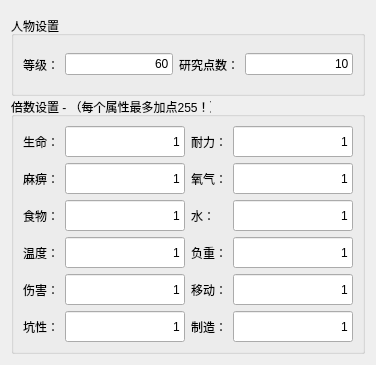
      <widget class="QWidget" name="tab">
       <attribute name="title">
        <string>玩家设置</string>
       </attribute>
       <layout class="QGridLayout" name="gridLayout_3">
        <item row="0" column="0">
         <widget class="QGroupBox" name="groupBox">
          <property name="sizePolicy">
           <sizepolicy hsizetype="Preferred" vsizetype="Preferred">
            <horstretch>0</horstretch>
            <verstretch>0</verstretch>
           </sizepolicy>
          </property>
          <property name="minimumSize">
           <size>
            <width>0</width>
            <height>80</height>
           </size>
          </property>
          <property name="maximumSize">
           <size>
            <width>16777215</width>
            <height>70</height>
           </size>
          </property>
          <property name="title">
           <string>人物设置</string>
          </property>
          <layout class="QGridLayout" name="gridLayout_2">
           <item row="0" column="3">
            <widget class="QLineEdit" name="lineEdit_16">
             <property name="text">
              <string>10</string>
             </property>
             <property name="alignment">
              <set>Qt::AlignRight|Qt::AlignTrailing|Qt::AlignVCenter</set>
             </property>
            </widget>
           </item>
           <item row="0" column="1">
            <widget class="QLineEdit" name="lineEdit_15">
             <property name="text">
              <string>60</string>
             </property>
             <property name="alignment">
              <set>Qt::AlignRight|Qt::AlignTrailing|Qt::AlignVCenter</set>
             </property>
            </widget>
           </item>
           <item row="0" column="0">
            <widget class="QLabel" name="label_15">
             <property name="sizePolicy">
              <sizepolicy hsizetype="Preferred" vsizetype="Minimum">
               <horstretch>0</horstretch>
               <verstretch>0</verstretch>
              </sizepolicy>
             </property>
             <property name="minimumSize">
              <size>
               <width>0</width>
               <height>31</height>
              </size>
             </property>
             <property name="maximumSize">
              <size>
               <width>16777215</width>
               <height>31</height>
              </size>
             </property>
             <property name="text">
              <string>等级：</string>
             </property>
            </widget>
           </item>
           <item row="0" column="2">
            <widget class="QLabel" name="label_16">
             <property name="minimumSize">
              <size>
               <width>0</width>
               <height>31</height>
              </size>
             </property>
             <property name="maximumSize">
              <size>
               <width>16777215</width>
               <height>31</height>
              </size>
             </property>
             <property name="text">
              <string>研究点数：</string>
             </property>
            </widget>
           </item>
          </layout>
         </widget>
        </item>
        <item row="1" column="0">
         <widget class="QGroupBox" name="groupBox_2">
          <property name="minimumSize">
           <size>
            <width>0</width>
            <height>230</height>
           </size>
          </property>
          <property name="maximumSize">
           <size>
            <width>16777215</width>
            <height>16777215</height>
           </size>
          </property>
          <property name="title">
           <string>倍数设置 - （每个属性最多加点255！）</string>
          </property>
          <layout class="QGridLayout" name="gridLayout">
           <item row="1" column="3">
            <widget class="QLineEdit" name="lineEdit_13">
             <property name="minimumSize">
              <size>
               <width>0</width>
               <height>31</height>
              </size>
             </property>
             <property name="maximumSize">
              <size>
               <width>16777215</width>
               <height>31</height>
              </size>
             </property>
             <property name="text">
              <string>1</string>
             </property>
             <property name="alignment">
              <set>Qt::AlignRight|Qt::AlignTrailing|Qt::AlignVCenter</set>
             </property>
            </widget>
           </item>
           <item row="2" column="0">
            <widget class="QLabel" name="label_5">
             <property name="sizePolicy">
              <sizepolicy hsizetype="Fixed" vsizetype="Fixed">
               <horstretch>0</horstretch>
               <verstretch>0</verstretch>
              </sizepolicy>
             </property>
             <property name="minimumSize">
              <size>
               <width>0</width>
               <height>31</height>
              </size>
             </property>
             <property name="maximumSize">
              <size>
               <width>16777215</width>
               <height>31</height>
              </size>
             </property>
             <property name="text">
              <string>食物：</string>
             </property>
            </widget>
           </item>
           <item row="0" column="0">
            <widget class="QLabel" name="label_3">
             <property name="sizePolicy">
              <sizepolicy hsizetype="Fixed" vsizetype="Fixed">
               <horstretch>0</horstretch>
               <verstretch>0</verstretch>
              </sizepolicy>
             </property>
             <property name="minimumSize">
              <size>
               <width>0</width>
               <height>31</height>
              </size>
             </property>
             <property name="maximumSize">
              <size>
               <width>16777215</width>
               <height>31</height>
              </size>
             </property>
             <property name="text">
              <string>生命：</string>
             </property>
            </widget>
           </item>
           <item row="0" column="1">
            <widget class="QLineEdit" name="lineEdit_3">
             <property name="minimumSize">
              <size>
               <width>0</width>
               <height>31</height>
              </size>
             </property>
             <property name="maximumSize">
              <size>
               <width>16777215</width>
               <height>31</height>
              </size>
             </property>
             <property name="layoutDirection">
              <enum>Qt::LeftToRight</enum>
             </property>
             <property name="inputMethodHints">
              <set>Qt::ImhNone</set>
             </property>
             <property name="text">
              <string>1</string>
             </property>
             <property name="echoMode">
              <enum>QLineEdit::Normal</enum>
             </property>
             <property name="alignment">
              <set>Qt::AlignRight|Qt::AlignTrailing|Qt::AlignVCenter</set>
             </property>
             <property name="dragEnabled">
              <bool>false</bool>
             </property>
             <property name="cursorMoveStyle">
              <enum>Qt::LogicalMoveStyle</enum>
             </property>
            </widget>
           </item>
           <item row="0" column="2">
            <widget class="QLabel" name="label_9">
             <property name="sizePolicy">
              <sizepolicy hsizetype="Fixed" vsizetype="Fixed">
               <horstretch>0</horstretch>
               <verstretch>0</verstretch>
              </sizepolicy>
             </property>
             <property name="minimumSize">
              <size>
               <width>0</width>
               <height>31</height>
              </size>
             </property>
             <property name="maximumSize">
              <size>
               <width>16777215</width>
               <height>31</height>
              </size>
             </property>
             <property name="text">
              <string>耐力：</string>
             </property>
            </widget>
           </item>
           <item row="1" column="0">
            <widget class="QLabel" name="label_4">
             <property name="sizePolicy">
              <sizepolicy hsizetype="Fixed" vsizetype="Fixed">
               <horstretch>0</horstretch>
               <verstretch>0</verstretch>
              </sizepolicy>
             </property>
             <property name="minimumSize">
              <size>
               <width>0</width>
               <height>31</height>
              </size>
             </property>
             <property name="maximumSize">
              <size>
               <width>16777215</width>
               <height>31</height>
              </size>
             </property>
             <property name="text">
              <string>麻痹：</string>
             </property>
            </widget>
           </item>
           <item row="1" column="2">
            <widget class="QLabel" name="label_10">
             <property name="sizePolicy">
              <sizepolicy hsizetype="Fixed" vsizetype="Fixed">
               <horstretch>0</horstretch>
               <verstretch>0</verstretch>
              </sizepolicy>
             </property>
             <property name="minimumSize">
              <size>
               <width>0</width>
               <height>31</height>
              </size>
             </property>
             <property name="maximumSize">
              <size>
               <width>16777215</width>
               <height>31</height>
              </size>
             </property>
             <property name="text">
              <string>氧气：</string>
             </property>
            </widget>
           </item>
           <item row="0" column="3">
            <widget class="QLineEdit" name="lineEdit_10">
             <property name="minimumSize">
              <size>
               <width>0</width>
               <height>31</height>
              </size>
             </property>
             <property name="maximumSize">
              <size>
               <width>16777215</width>
               <height>31</height>
              </size>
             </property>
             <property name="text">
              <string>1</string>
             </property>
             <property name="alignment">
              <set>Qt::AlignRight|Qt::AlignTrailing|Qt::AlignVCenter</set>
             </property>
            </widget>
           </item>
           <item row="1" column="1">
            <widget class="QLineEdit" name="lineEdit_4">
             <property name="minimumSize">
              <size>
               <width>0</width>
               <height>31</height>
              </size>
             </property>
             <property name="maximumSize">
              <size>
               <width>16777215</width>
               <height>31</height>
              </size>
             </property>
             <property name="text">
              <string>1</string>
             </property>
             <property name="alignment">
              <set>Qt::AlignRight|Qt::AlignTrailing|Qt::AlignVCenter</set>
             </property>
            </widget>
           </item>
           <item row="3" column="0">
            <widget class="QLabel" name="label_8">
             <property name="sizePolicy">
              <sizepolicy hsizetype="Fixed" vsizetype="Fixed">
               <horstretch>0</horstretch>
               <verstretch>0</verstretch>
              </sizepolicy>
             </property>
             <property name="minimumSize">
              <size>
               <width>0</width>
               <height>31</height>
              </size>
             </property>
             <property name="maximumSize">
              <size>
               <width>16777215</width>
               <height>31</height>
              </size>
             </property>
             <property name="text">
              <string>温度：</string>
             </property>
            </widget>
           </item>
           <item row="2" column="3">
            <widget class="QLineEdit" name="lineEdit_11">
             <property name="minimumSize">
              <size>
               <width>0</width>
               <height>31</height>
              </size>
             </property>
             <property name="maximumSize">
              <size>
               <width>16777215</width>
               <height>31</height>
              </size>
             </property>
             <property name="text">
              <string>1</string>
             </property>
             <property name="alignment">
              <set>Qt::AlignRight|Qt::AlignTrailing|Qt::AlignVCenter</set>
             </property>
            </widget>
           </item>
           <item row="2" column="2">
            <widget class="QLabel" name="label_11">
             <property name="sizePolicy">
              <sizepolicy hsizetype="Fixed" vsizetype="Fixed">
               <horstretch>0</horstretch>
               <verstretch>0</verstretch>
              </sizepolicy>
             </property>
             <property name="minimumSize">
              <size>
               <width>0</width>
               <height>31</height>
              </size>
             </property>
             <property name="maximumSize">
              <size>
               <width>16777215</width>
               <height>31</height>
              </size>
             </property>
             <property name="text">
              <string>水：</string>
             </property>
            </widget>
           </item>
           <item row="2" column="1">
            <widget class="QLineEdit" name="lineEdit_5">
             <property name="minimumSize">
              <size>
               <width>0</width>
               <height>31</height>
              </size>
             </property>
             <property name="maximumSize">
              <size>
               <width>16777215</width>
               <height>31</height>
              </size>
             </property>
             <property name="text">
              <string>1</string>
             </property>
             <property name="alignment">
              <set>Qt::AlignRight|Qt::AlignTrailing|Qt::AlignVCenter</set>
             </property>
            </widget>
           </item>
           <item row="3" column="1">
            <widget class="QLineEdit" name="lineEdit_6">
             <property name="minimumSize">
              <size>
               <width>0</width>
               <height>31</height>
              </size>
             </property>
             <property name="maximumSize">
              <size>
               <width>16777215</width>
               <height>31</height>
              </size>
             </property>
             <property name="text">
              <string>1</string>
             </property>
             <property name="alignment">
              <set>Qt::AlignRight|Qt::AlignTrailing|Qt::AlignVCenter</set>
             </property>
            </widget>
           </item>
           <item row="4" column="0">
            <widget class="QLabel" name="label_6">
             <property name="sizePolicy">
              <sizepolicy hsizetype="Fixed" vsizetype="Fixed">
               <horstretch>0</horstretch>
               <verstretch>0</verstretch>
              </sizepolicy>
             </property>
             <property name="minimumSize">
              <size>
               <width>0</width>
               <height>31</height>
              </size>
             </property>
             <property name="maximumSize">
              <size>
               <width>16777215</width>
               <height>31</height>
              </size>
             </property>
             <property name="text">
              <string>伤害：</string>
             </property>
            </widget>
           </item>
           <item row="3" column="2">
            <widget class="QLabel" name="label_12">
             <property name="sizePolicy">
              <sizepolicy hsizetype="Fixed" vsizetype="Fixed">
               <horstretch>0</horstretch>
               <verstretch>0</verstretch>
              </sizepolicy>
             </property>
             <property name="minimumSize">
              <size>
               <width>0</width>
               <height>31</height>
              </size>
             </property>
             <property name="maximumSize">
              <size>
               <width>16777215</width>
               <height>31</height>
              </size>
             </property>
             <property name="text">
              <string>负重：</string>
             </property>
            </widget>
           </item>
           <item row="3" column="3">
            <widget class="QLineEdit" name="lineEdit_14">
             <property name="minimumSize">
              <size>
               <width>0</width>
               <height>31</height>
              </size>
             </property>
             <property name="maximumSize">
              <size>
               <width>16777215</width>
               <height>31</height>
              </size>
             </property>
             <property name="text">
              <string>1</string>
             </property>
             <property name="alignment">
              <set>Qt::AlignRight|Qt::AlignTrailing|Qt::AlignVCenter</set>
             </property>
            </widget>
           </item>
           <item row="4" column="1">
            <widget class="QLineEdit" name="lineEdit_7">
             <property name="minimumSize">
              <size>
               <width>0</width>
               <height>31</height>
              </size>
             </property>
             <property name="maximumSize">
              <size>
               <width>16777215</width>
               <height>31</height>
              </size>
             </property>
             <property name="text">
              <string>1</string>
             </property>
             <property name="alignment">
              <set>Qt::AlignRight|Qt::AlignTrailing|Qt::AlignVCenter</set>
             </property>
            </widget>
           </item>
           <item row="5" column="1">
            <widget class="QLineEdit" name="lineEdit_8">
             <property name="enabled">
              <bool>true</bool>
             </property>
             <property name="minimumSize">
              <size>
               <width>0</width>
               <height>31</height>
              </size>
             </property>
             <property name="maximumSize">
              <size>
               <width>16777215</width>
               <height>31</height>
              </size>
             </property>
             <property name="text">
              <string>1</string>
             </property>
             <property name="alignment">
              <set>Qt::AlignRight|Qt::AlignTrailing|Qt::AlignVCenter</set>
             </property>
            </widget>
           </item>
           <item row="4" column="3">
            <widget class="QLineEdit" name="lineEdit_12">
             <property name="minimumSize">
              <size>
               <width>0</width>
               <height>31</height>
              </size>
             </property>
             <property name="maximumSize">
              <size>
               <width>16777215</width>
               <height>31</height>
              </size>
             </property>
             <property name="text">
              <string>1</string>
             </property>
             <property name="alignment">
              <set>Qt::AlignRight|Qt::AlignTrailing|Qt::AlignVCenter</set>
             </property>
            </widget>
           </item>
           <item row="5" column="0">
            <widget class="QLabel" name="label_7">
             <property name="sizePolicy">
              <sizepolicy hsizetype="Fixed" vsizetype="Fixed">
               <horstretch>0</horstretch>
               <verstretch>0</verstretch>
              </sizepolicy>
             </property>
             <property name="minimumSize">
              <size>
               <width>0</width>
               <height>31</height>
              </size>
             </property>
             <property name="maximumSize">
              <size>
               <width>16777215</width>
               <height>31</height>
              </size>
             </property>
             <property name="text">
              <string>坑性：</string>
             </property>
            </widget>
           </item>
           <item row="5" column="2">
            <widget class="QLabel" name="label_14">
             <property name="sizePolicy">
              <sizepolicy hsizetype="Fixed" vsizetype="Fixed">
               <horstretch>0</horstretch>
               <verstretch>0</verstretch>
              </sizepolicy>
             </property>
             <property name="minimumSize">
              <size>
               <width>0</width>
               <height>31</height>
              </size>
             </property>
             <property name="maximumSize">
              <size>
               <width>16777215</width>
               <height>31</height>
              </size>
             </property>
             <property name="text">
              <string>制造：</string>
             </property>
            </widget>
           </item>
           <item row="4" column="2">
            <widget class="QLabel" name="label_13">
             <property name="sizePolicy">
              <sizepolicy hsizetype="Fixed" vsizetype="Fixed">
               <horstretch>0</horstretch>
               <verstretch>0</verstretch>
              </sizepolicy>
             </property>
             <property name="minimumSize">
              <size>
               <width>0</width>
               <height>31</height>
              </size>
             </property>
             <property name="maximumSize">
              <size>
               <width>16777215</width>
               <height>31</height>
              </size>
             </property>
             <property name="text">
              <string>移动：</string>
             </property>
            </widget>
           </item>
           <item row="5" column="3">
            <widget class="QLineEdit" name="lineEdit_9">
             <property name="minimumSize">
              <size>
               <width>0</width>
               <height>31</height>
              </size>
             </property>
             <property name="maximumSize">
              <size>
               <width>16777215</width>
               <height>31</height>
              </size>
             </property>
             <property name="text">
              <string>1</string>
             </property>
             <property name="alignment">
              <set>Qt::AlignRight|Qt::AlignTrailing|Qt::AlignVCenter</set>
             </property>
            </widget>
           </item>
          </layout>
         </widget>
        </item>
       </layout>
      </widget>
